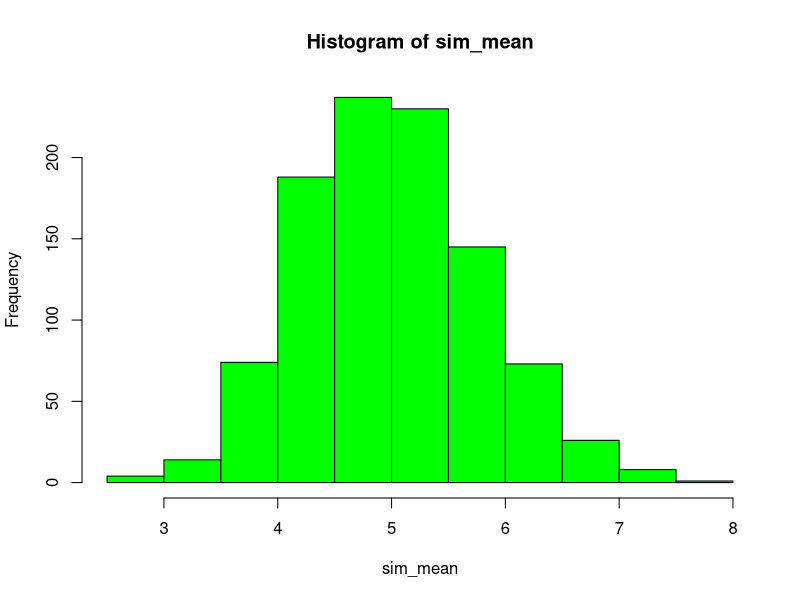
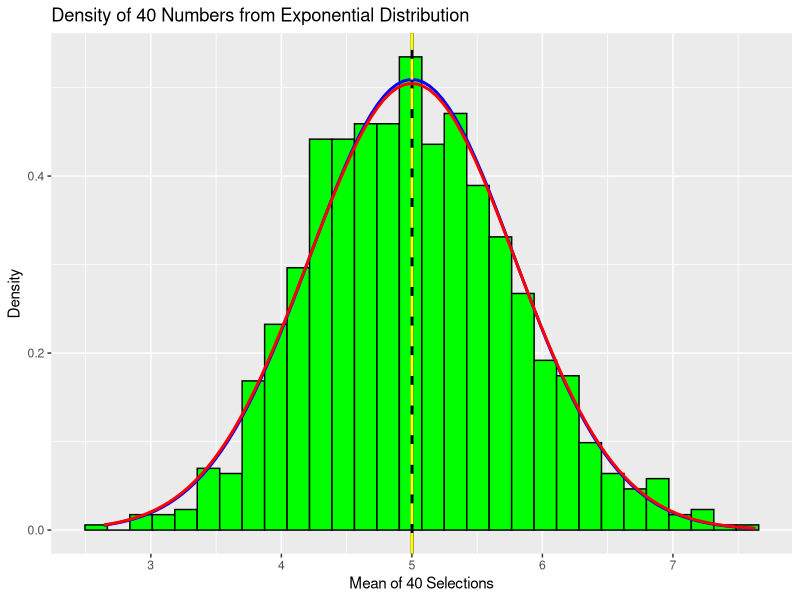

Here is the R script that generated these plots, in order:
## ---- chunk 1
##opts_chunk$set(echo=TRUE)
setwd("C:/Users/User/Coursera/Cs6Wk4")
library(ggplot2)

## ---- chunk 2
## set parameters
set.seed(11234)
no_sim <- 1000
lambda <- 0.2
n <- 40

## generate data
sim_matrix <- matrix(rexp(no_sim * n, rate=lambda), no_sim, n)
sim_mean <- rowMeans(sim_matrix)

## ---- chunk 3
hist(sim_mean, col = "green")
## ---- chunk 4
mean_data <- mean(sim_mean)
theory_mean <- 1/lambda
mean_data ## is the actual mean
theory_mean ## is the theoratical mean
## ---- chunk 5
actual_var <- var(sim_mean)
theory_var <- (1/lambda)^2/n
actual_var
theory_var
## ---- chunk 6
plotdata <- data.frame(sim_mean)
m <- ggplot(plotdata, aes(x =sim_mean))
m <- m + geom_histogram(aes(y=..density..), colour="black",
fill = "green")
m<- m + labs(title="Density of 40 Numbers from Exponential Distribution", x="Mean of 40 Selections", y="Density")
m<- m + geom_vline(xintercept=mean_data,size=1.0, color="black") # add a line for the actual mean
m<- m + stat_function(fun=dnorm,args=list(mean=mean_data, sd=sqrt(actual_var)),color = "blue", size = 1.0)
m<- m + geom_vline(xintercept=theory_mean,size=1.0,color="yellow",linetype = "longdash")
m<- m + stat_function(fun=dnorm,args=list(mean=theory_mean, sd=sqrt(theory_var)),color = "red", size = 1.0)
m
